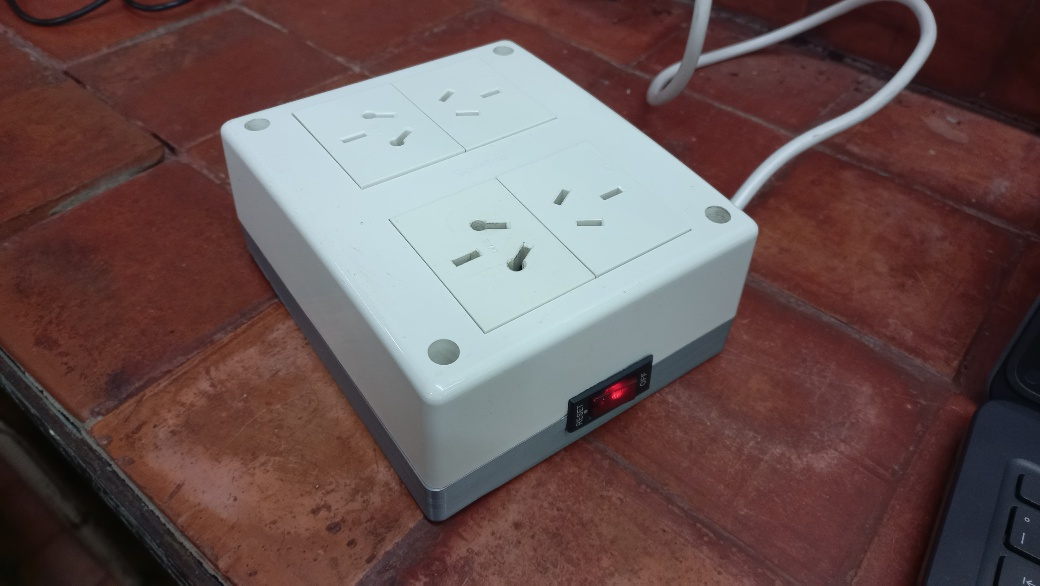
#> input picture assets/zer_3_resized.jpg, 1040 x 586 px, found by its file name
$ python edge-detector.py
#> lines starting #> are read from the running program, lines starting #| are printed output that depends on the picture; after the words box and inside, x2 and y2 are one past the last pixel; in counts of white or black regions, pixels touching at a corner belong together
import cv2
import os
import numpy as np

img = cv2.imread(os.path.join('.', 'assets', 'zer_3_resized.jpg'))
#> img is the input picture: shape (586, 1040, 3); mean B, G, R 82.5, 83.5, 104.8
# [6 lines of commented-out code are left out]
img_edge = cv2.Canny(img, 100, 500)
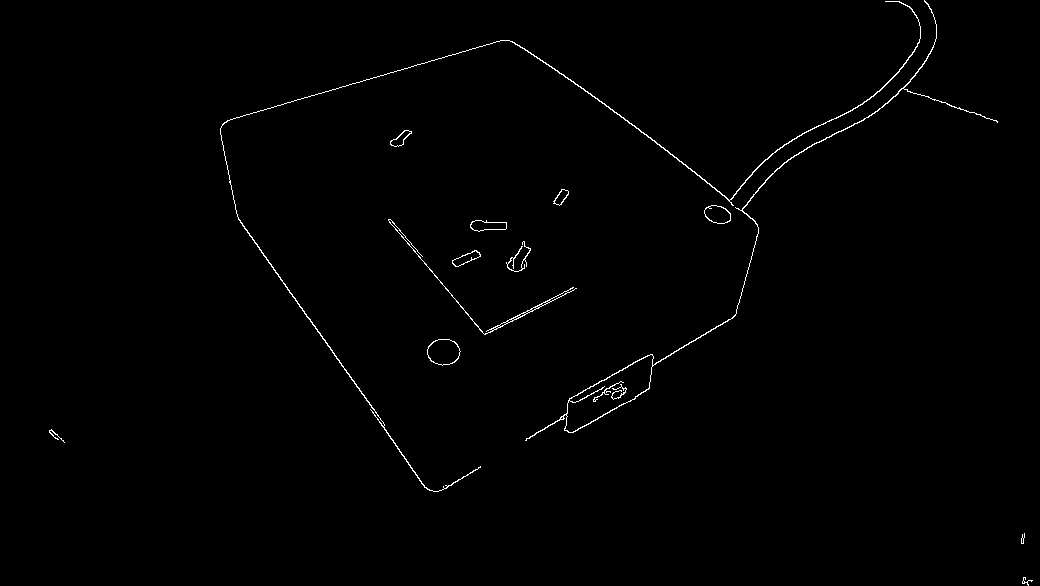
#> img_edge: shape (586, 1040); 0.69% white in thin lines or dots
# dilatar el contorno --> los hace mas gruesos
img_edge_d = cv2.dilate(img_edge, np.ones((2, 2), dtype=np.int8))
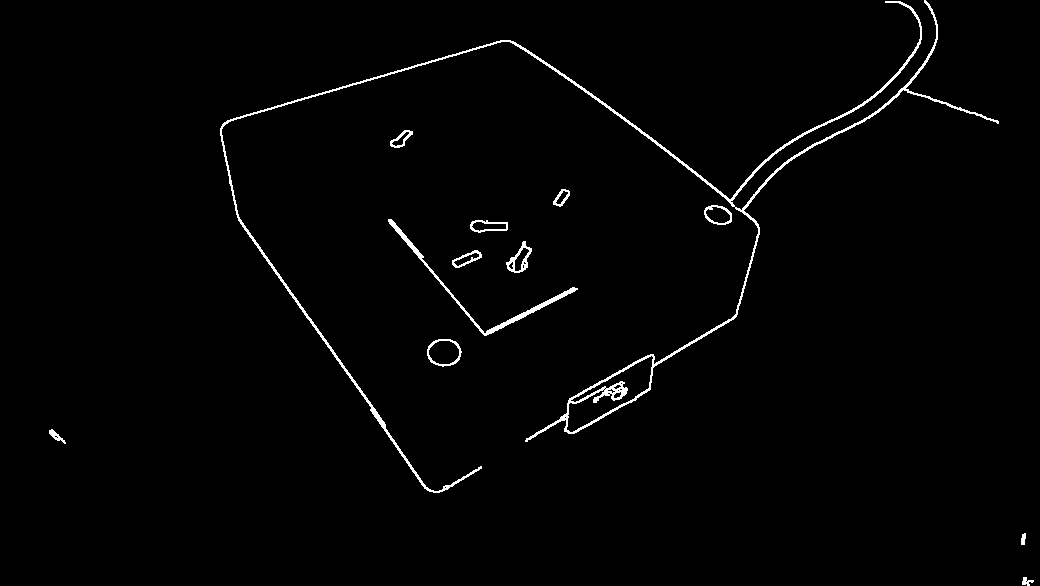
#> img_edge_d: shape (586, 1040); 1.5% white in thin lines or dots
# erosionar contorno --> los hace mas finos
img_edge_e = cv2.erode(img_edge, np.ones((1, 1), dtype=np.int8))

cv2.imshow('img', img)
# cv2.imshow('img_edge', img_edge)
cv2.imshow('img_edge_d', img_edge_d)
cv2.imshow('img_edge_e', img_edge_e)
cv2.waitKey(0)

$ run again, with assets/futbol_pibes.png saved as assets/zer_3_resized.jpg
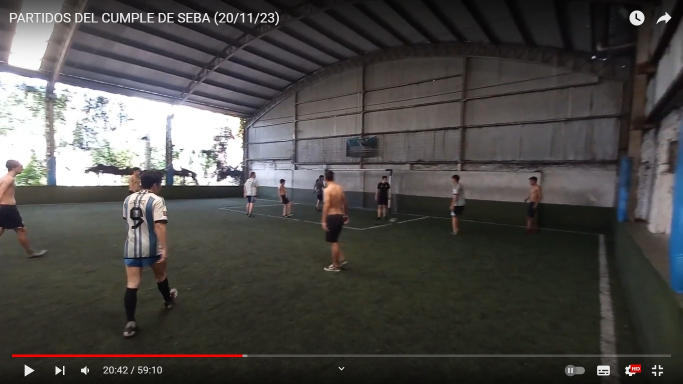
#> input picture assets/futbol_pibes.png, 1366 x 768 px, found by its file name (shown at 1/2 size)
#> img is the input picture: shape (768, 1366, 3); mean B, G, R 71.1, 73.4, 75.6
#> `img_edge = cv2.Canny(img, 100, 500)`:
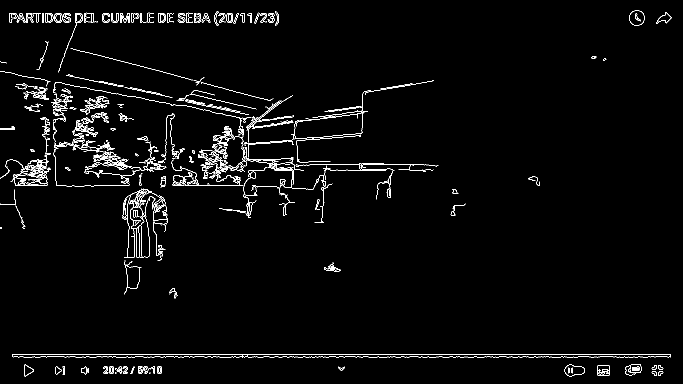
#> img_edge: shape (768, 1366) (shown at 1/2 size); 2.4% white in thin lines or dots
#> `img_edge_d = cv2.dilate(img_edge, np.ones((2, 2), dtype=np.int8))`:
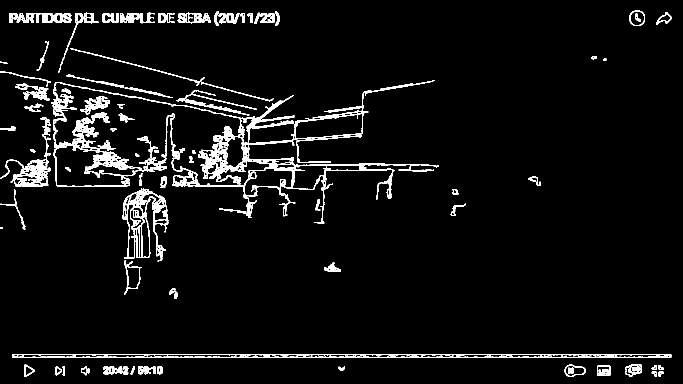
#> img_edge_d: shape (768, 1366) (shown at 1/2 size); 5.2% white; 95 white regions (4 under 20 px), largest, box (x1, y1, x2, y2) and area: (102, 160, 878, 447) 23649, (24, 708, 1343, 716) 5705, (245, 377, 337, 523) 3997
